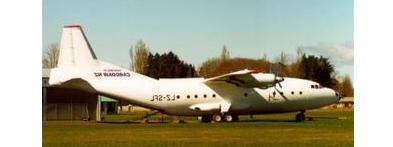
#> input picture Bag-of-Visual-Words/101_ObjectCategories/airplanes/test/image_0006.jpg, 393 x 147 px; its folder holds only this picture in this run
$ python Tester.py
#> lines starting #> are read from the running program, lines starting #| are printed output that depends on the picture
### Bag-of-Visual-Words/Methods.py
import numpy as np
import cv2

extractor = cv2.xfeatures2d.SIFT_create()
ClusterNumber = 150


def features(image, extractor):
    keypoints, descriptors = extractor.detectAndCompute(image, None)
    return keypoints, descriptors


def get_histogram(centers, image):
    histogram = [0] * ClusterNumber
    im = cv2.cvtColor(image, cv2.COLOR_BGR2GRAY)
    keypoint, descriptor = features(im, extractor)
    for des in descriptor:
        min = float('inf')
        wherei = 0
        i = 0
        for cen in centers:
            temp = distance(des, cen)
            if temp < min:
                min = temp
                wherei = i
            i += 1
        histogram[wherei] += 1
    return histogram


def distance(a, b):
    sum = 0
    for i in range(len(a)):
        sum += (a[i] - b[i]) * (a[i] - b[i])
    return sum


def findTopNearest(histograms, targetHistogram, labels, top):
    distances = []
    for his in histograms:
        distances.append(distance(his, targetHistogram))
    arr = np.array(distances)
    topIndex = (-arr).argsort()[-top:][::-1]
    topLabels = []
    for i in topIndex:
        topLabels.append(labels[i])
    return topLabels

### Bag-of-Visual-Words/Tester.py
import pickle
import glob
import cv2
import Methods as m

histograms = []
labels = []
centers = []

with open("histograms.txt", "rb") as fp:  # Unpickling
#> (reads Bag-of-Visual-Words/histograms.txt from the repository)
    histograms = pickle.load(fp)

with open("labels.txt", "rb") as fp:  # Unpickling
#> (reads Bag-of-Visual-Words/labels.txt from the repository)
    labels = pickle.load(fp)

with open("centers.txt", "rb") as fp:  # Unpickling
#> (reads Bag-of-Visual-Words/centers.txt from the repository)
    centers = pickle.load(fp)

print(len(histograms) , len(labels) , len(centers))

images = []
trainLabels = []
for filename1 in glob.glob('101_ObjectCategories/*'):
    for filename in glob.glob(filename1 + '/test/*.jpg'):
        im = cv2.imread(filename)
#> im is the input picture: shape (147, 393, 3); mean B, G, R 144.8, 166.6, 167.2
        trainLabels.append(filename1[21:])
        images.append(im)

cTrue=0
c=0;
for i in range(len(images)):
    c+=1
    h = m.get_histogram(centers, images[i])
    topLabels = m.findTopNearest(histograms, h, labels, 5)
    print("Bag Of Word result :", topLabels)
    print("real Label :", labels[i])
    if(labels[i] == topLabels[0]):
        cTrue +=1
        print("true")
    else:
        print("false")
    print("-------------------------")
#> this loop made 1 pass
#> c on pass 1: 1
#| Bag Of Word result : ['bass', 'airplanes', 'barrel', 'ant', 'airplanes']
#| real Label : airplanes
#| false
#| -------------------------
#> pass 1, in get_histogram, `im = cv2.cvtColor(image, cv2.COLOR_BGR2GRAY)`:
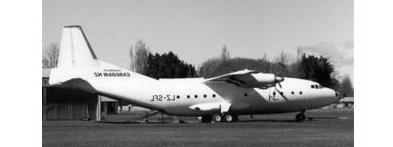
#> im: shape (147, 393); min 1, max 255, mean 164.3
#> after the loop:
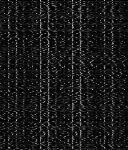
#> centers: shape (150, 128) float64; min 0.198, max 194.7, mean 26

print(float(float(cTrue)*100/float(c)))
#| 0.0
